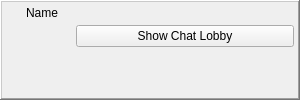
<?xml version="1.0" encoding="UTF-8"?>
<ui version="4.0">
 <class>ChatLobbyToaster</class>
 <widget class="QWidget" name="ChatLobbyToaster">
  <property name="geometry">
   <rect>
    <x>0</x>
    <y>0</y>
    <width>300</width>
    <height>100</height>
   </rect>
  </property>
  <property name="minimumSize">
   <size>
    <width>300</width>
    <height>100</height>
   </size>
  </property>
  <property name="maximumSize">
   <size>
    <width>300</width>
    <height>100</height>
   </size>
  </property>
  <layout class="QHBoxLayout">
   <property name="spacing">
    <number>0</number>
   </property>
   <property name="margin">
    <number>0</number>
   </property>
   <item>
    <widget class="QFrame" name="windowFrame">
     <property name="frameShape">
      <enum>QFrame::WinPanel</enum>
     </property>
     <property name="frameShadow">
      <enum>QFrame::Raised</enum>
     </property>
     <layout class="QGridLayout">
      <property name="margin">
       <number>2</number>
      </property>
      <property name="spacing">
       <number>2</number>
      </property>
      <item row="0" column="0">
       <layout class="QHBoxLayout">
        <property name="spacing">
         <number>6</number>
        </property>
        <property name="leftMargin">
         <number>0</number>
        </property>
        <property name="rightMargin">
         <number>0</number>
        </property>
        <item>
         <widget class="QLabel" name="toasterImage">
          <property name="minimumSize">
           <size>
            <width>16</width>
            <height>16</height>
           </size>
          </property>
          <property name="maximumSize">
           <size>
            <width>16</width>
            <height>16</height>
           </size>
          </property>
          <property name="pixmap">
           <pixmap resource="../images.qrc">:/images/logo/logo_16.png</pixmap>
          </property>
          <property name="scaledContents">
           <bool>true</bool>
          </property>
         </widget>
        </item>
        <item>
         <widget class="QLabel" name="toasterLabel">
          <property name="text">
           <string notr="true">Name</string>
          </property>
         </widget>
        </item>
        <item>
         <spacer>
          <property name="orientation">
           <enum>Qt::Horizontal</enum>
          </property>
          <property name="sizeHint" stdset="0">
           <size>
            <width>0</width>
            <height>10</height>
           </size>
          </property>
         </spacer>
        </item>
        <item>
         <widget class="QPushButton" name="closeButton">
          <property name="minimumSize">
           <size>
            <width>18</width>
            <height>18</height>
           </size>
          </property>
          <property name="maximumSize">
           <size>
            <width>18</width>
            <height>18</height>
           </size>
          </property>
          <property name="icon">
           <iconset resource="../images.qrc">
            <normaloff>:/images/closenormal.png</normaloff>:/images/closenormal.png</iconset>
          </property>
          <property name="flat">
           <bool>true</bool>
          </property>
         </widget>
        </item>
       </layout>
      </item>
      <item row="1" column="0">
       <layout class="QGridLayout">
        <property name="spacing">
         <number>2</number>
        </property>
        <item row="0" column="1">
         <widget class="QPushButton" name="toasterButton">
          <property name="text">
           <string>Show Chat Lobby</string>
          </property>
         </widget>
        </item>
        <item row="1" column="1">
         <widget class="QLabel" name="textLabel">
          <property name="maximumSize">
           <size>
            <width>218</width>
            <height>43</height>
           </size>
          </property>
          <property name="wordWrap">
           <bool>true</bool>
          </property>
         </widget>
        </item>
        <item row="0" column="0" rowspan="2">
         <widget class="AvatarWidget" name="avatarWidget">
          <property name="minimumSize">
           <size>
            <width>70</width>
            <height>70</height>
           </size>
          </property>
          <property name="maximumSize">
           <size>
            <width>70</width>
            <height>70</height>
           </size>
          </property>
         </widget>
        </item>
       </layout>
      </item>
     </layout>
    </widget>
   </item>
  </layout>
 </widget>
 <customwidgets>
  <customwidget>
   <class>AvatarWidget</class>
   <extends>QLabel</extends>
   <header>gui/common/AvatarWidget.h</header>
   <container>1</container>
  </customwidget>
 </customwidgets>
 <resources>
  <include location="../images.qrc"/>
  <include location="../images.qrc"/>
 </resources>
 <connections/>
</ui>
